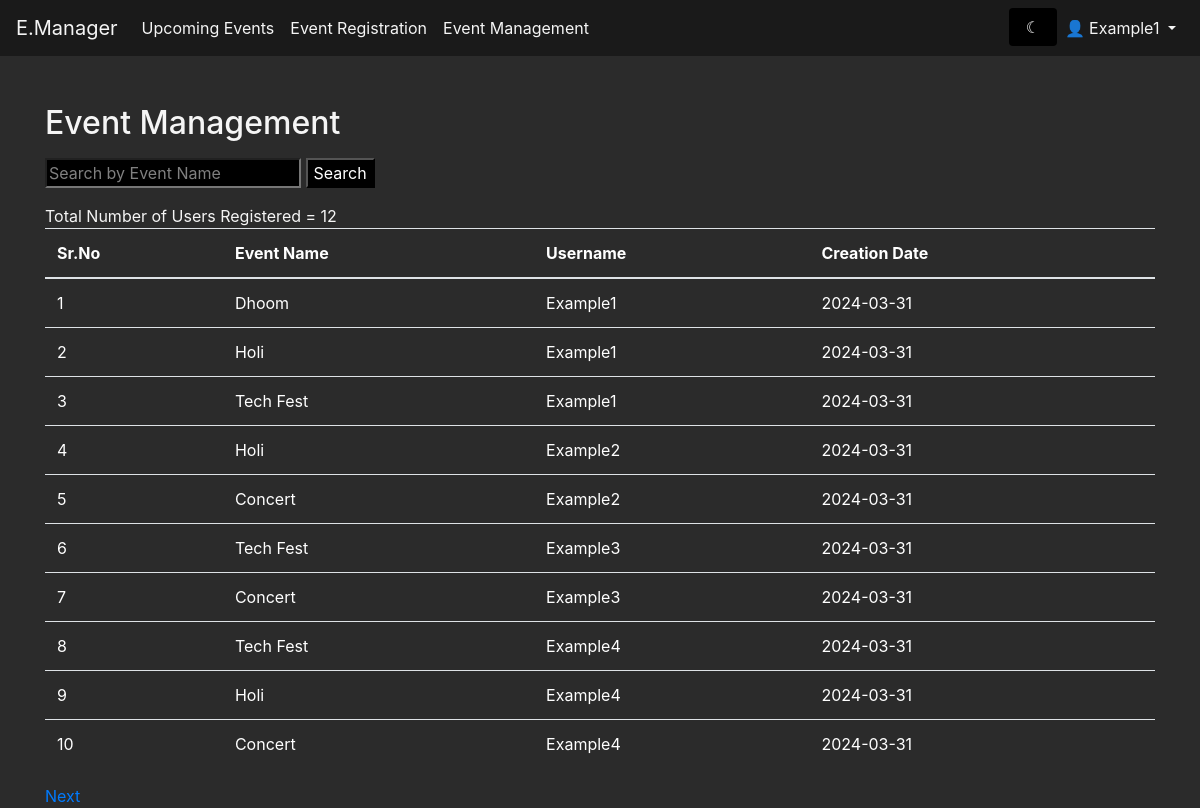
The app's page /event_manager (signed in) with its own data.
### modules/models.py (models this page shows, shortened)
class Registration(db.Model):
    id = db.Column(db.Integer, primary_key=True)
    user_id = db.Column(db.Integer, db.ForeignKey('user.id'))
    event_id = db.Column(db.Integer, db.ForeignKey('event.id'))
    date_created = db.Column(db.DateTime, default=datetime.utcnow)
    user = db.relationship('User', backref=db.backref('registrations', lazy=True))
    event = db.relationship('Event', backref=db.backref('registrations', lazy=True))

class Event(db.Model):
    id = db.Column(db.Integer, primary_key=True)
    title = db.Column(db.String(80), nullable=False)
    description = db.Column(db.String(200), nullable=False)
    long_description = db.Column(db.String(2000), nullable=False)
    date = db.Column(db.DateTime, nullable=False)
    location = db.Column(db.String(80), nullable=False)
    organizer_name = db.Column(db.String(80), nullable=True)
    image_url = db.Column(db.String(200), nullable=False)
    creator_id = db.Column(db.Integer, db.ForeignKey('user.id'))
    creator = db.relationship('User', backref=db.backref('events', lazy=True))

### modules/event.py (the view, shortened to what this page needs)
@app.route('/event_manager', methods=['GET', 'POST'])
def event_manager():
    page = request.args.get('page', 1, type=int)
    reg = Registration.query.paginate(page=page, per_page=10, error_out=False)
    total_result = Registration.query.count()
    msg = get_flashed_messages()
    return render_template('event_manager.html', events=reg, msg=msg, total_result=total_result)

### modules/templates/event_manager.html (shortened to what this page needs)
<!DOCTYPE html>
<html lang="en" xmlns="http://www.w3.org/1999/html">
  <head>
    <link
      href="https://stackpath.bootstrapcdn.com/bootstrap/4.5.0/css/bootstrap.min.css"
      rel="stylesheet"
    />
    <link
      rel="stylesheet"
      href="{{url_for('static',filename='css/dashboard.css')}}"
    />
  </head>
  <body class="{{ session['theme'] }}">
    <nav class="navbar navbar-expand-lg navbar-light bg-light fixed-top">
      <a class="navbar-brand" href="/event">E.Manager</a>
      <div class="collapse navbar-collapse" id="navbarNav">
        <ul class="navbar-nav">
          <li class="nav-item">
            <a class="nav-link" href="/event">Upcoming Events</a>
          </li>
          <li class="nav-item">
            <a class="nav-link" href="/event">Event Registration</a>
          </li>
          <li class="nav-item">
            <a class="nav-link" href="/event_manager">Event Management</a>
          </li>
        </ul>
        <ul class="navbar-nav ml-auto">
          <form action="/toggle_theme" method="post" id="toggle-theme-form">
            <input type="submit" class="form-control border-0" value="{% if session['theme'] == 'light-theme' %} &#9788 {% else %} &#9790 {% endif %}" />
          </form>
          {% if 'username' in session %}
          <li class="nav-item dropdown">
            <a
              class="nav-link dropdown-toggle"
              href="#"
              id="navbarDropdown"
              role="button"
              data-toggle="dropdown"
              aria-haspopup="true"
              aria-expanded="false"
            >
              👤 {{ session['username'] }}
            </a>
          </li>
          {% endif %}
        </ul>
      </div>
    </nav>
    <div class="container mt-4">
      <h2 class="mb-3">Event Management</h2>
      <form method="POST" class="mb-3">
        <input type="text" name="search" placeholder="Search by Event Name" />
        <input type="submit" value="Search" />
      </form>
      <a>Total Number of Users Registered = {{ total_result }} </a>
      <table class="table mb-3">
        <thead>
          <tr>
            <th>Sr.No</th>
            <th>Event Name</th>
            <th>Username</th>
            <th>Creation Date</th>
          </tr>
        </thead>
        <tbody id="userTable">
          {% for event in events %}
          <tr>
            <td>{{ event.id }}</td>
            <td>{{ event.event.title}}</td>
            <td>{{ event.user_id}}</td>
            <td>{{ event.date_created.strftime('%Y-%m-%d') }}</td>
          </tr>
          {% endfor %}
        </tbody>
      </table>
      <div class="pagination">
         {% if events.has_next %}
        <a href="{{ url_for('event_manager', page=events.next_num) }}">Next</a>
        {% endif %}
      </div>
    </div>
  </body>
</html>

### modules/static/css/dashboard.css (style rules this page uses)
body { background-color: #2b2b2b; color: #f5f5f5; padding-top: 80px; }
.navbar { background-color: #1a1a1a !important; }
.nav-link, .dropdown-item { color: #f5f5f5 !important; }
.navbar-brand { color: #f5f5f5 !important; }
.container { background-color: #2b2b2b; }
table { color: #ffffff; }
th, td { color: #ffffff; }
input { background-color: #000000; color: #ffffff; }
::placeholder { color: #ffffff; opacity: 0.5; }
input, textarea { background-color: #000000 !important; color: #ffffff !important; }
::placeholder { color: #ffffff !important; opacity: 0.5 !important; }

### records on screen
Registration: id "1", event "Dhoom", user_id "Example1", date_created "2024-03-31"
Registration: id "2", event "Holi", user_id "Example1", date_created "2024-03-31"
Registration: id "3", event "Tech Fest", user_id "Example1", date_created "2024-03-31"
Registration: id "4", event "Holi", user_id "Example2", date_created "2024-03-31"
Registration: id "5", event "Concert", user_id "Example2", date_created "2024-03-31"
Registration: id "6", event "Tech Fest", user_id "Example3", date_created "2024-03-31"
Registration: id "7", event "Concert", user_id "Example3", date_created "2024-03-31"
Registration: id "8", event "Tech Fest", user_id "Example4", date_created "2024-03-31"
Registration: id "9", event "Holi", user_id "Example4", date_created "2024-03-31"
Registration: id "10", event "Concert", user_id "Example4", date_created "2024-03-31"

### other values on screen
{{ session['username'] }} "Example1"
{{ total_result }} "12"
